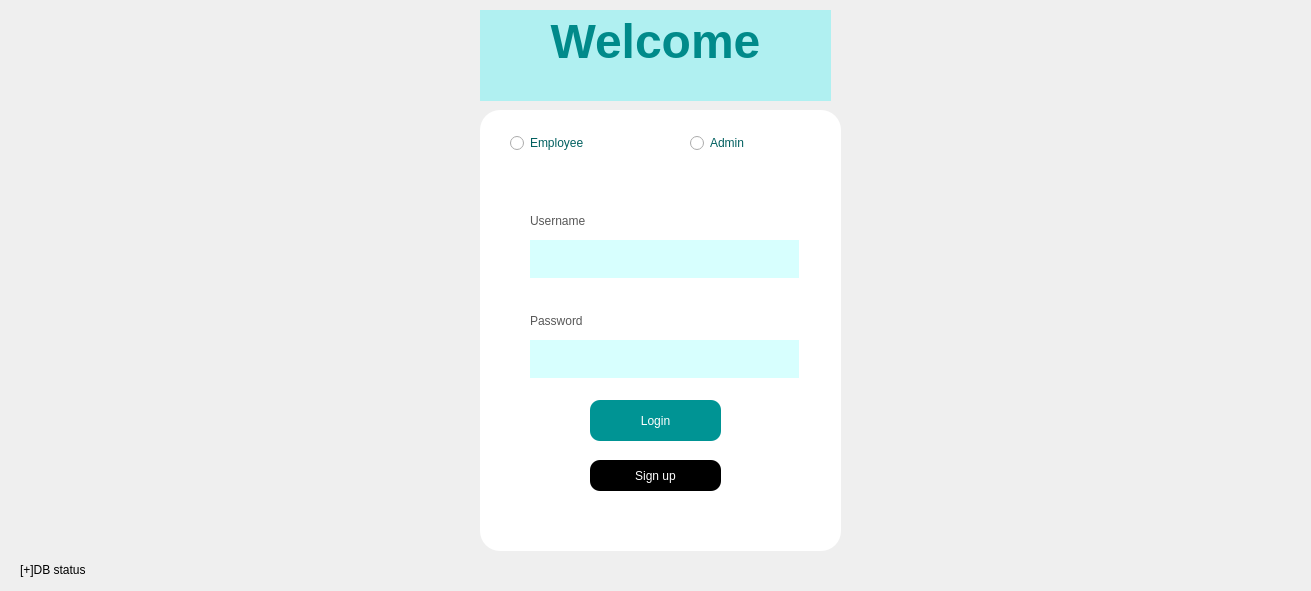
<?xml version="1.0" encoding="UTF-8"?>
<ui version="4.0">
 <class>login</class>
 <widget class="QWidget" name="login">
  <property name="geometry">
   <rect>
    <x>0</x>
    <y>0</y>
    <width>1311</width>
    <height>591</height>
   </rect>
  </property>
  <property name="windowTitle">
   <string>Form</string>
  </property>
  <widget class="QLabel" name="main_label">
   <property name="geometry">
    <rect>
     <x>0</x>
     <y>-10</y>
     <width>1311</width>
     <height>601</height>
    </rect>
   </property>
   <property name="styleSheet">
    <string notr="true">background-image: url(&quot;/home/boi/Projects/C++/Uni/Pos/img/bg&quot;);</string>
   </property>
   <property name="text">
    <string/>
   </property>
   <property name="pixmap">
    <pixmap>:/bg_image/pos_bg.png</pixmap>
   </property>
   <property name="scaledContents">
    <bool>true</bool>
   </property>
  </widget>
  <widget class="QTextBrowser" name="textBrowser_welcome">
   <property name="geometry">
    <rect>
     <x>480</x>
     <y>10</y>
     <width>351</width>
     <height>91</height>
    </rect>
   </property>
   <property name="styleSheet">
    <string notr="true">background-color: rgb(176, 240, 241);</string>
   </property>
   <property name="frameShape">
    <enum>QFrame::Shape::NoFrame</enum>
   </property>
   <property name="html">
    <string>&lt;!DOCTYPE HTML PUBLIC &quot;-//W3C//DTD HTML 4.0//EN&quot; &quot;http://www.w3.org/TR/REC-html40/strict.dtd&quot;&gt;
&lt;html&gt;&lt;head&gt;&lt;meta name=&quot;qrichtext&quot; content=&quot;1&quot; /&gt;&lt;meta charset=&quot;utf-8&quot; /&gt;&lt;style type=&quot;text/css&quot;&gt;
p, li { white-space: pre-wrap; }
hr { height: 1px; border-width: 0; }
li.unchecked::marker { content: &quot;\2610&quot;; }
li.checked::marker { content: &quot;\2612&quot;; }
&lt;/style&gt;&lt;/head&gt;&lt;body style=&quot; font-family:'Noto Sans'; font-size:10pt; font-weight:400; font-style:normal;&quot;&gt;
&lt;p align=&quot;center&quot; style=&quot; margin-top:0px; margin-bottom:0px; margin-left:0px; margin-right:0px; -qt-block-indent:0; text-indent:0px;&quot;&gt;&lt;span style=&quot; font-family:'Segoe UI'; font-size:36pt; font-weight:700; color:#008a8a;&quot;&gt;Welcome&lt;/span&gt;&lt;/p&gt;&lt;/body&gt;&lt;/html&gt;</string>
   </property>
  </widget>
  <widget class="QLabel" name="label_status">
   <property name="geometry">
    <rect>
     <x>20</x>
     <y>560</y>
     <width>251</width>
     <height>20</height>
    </rect>
   </property>
   <property name="styleSheet">
    <string notr="true">color: rgb(0, 0, 0);</string>
   </property>
   <property name="text">
    <string>[+]DB status</string>
   </property>
  </widget>
  <widget class="QGroupBox" name="groupBox">
   <property name="geometry">
    <rect>
     <x>480</x>
     <y>110</y>
     <width>361</width>
     <height>441</height>
    </rect>
   </property>
   <property name="styleSheet">
    <string notr="true">background-color: rgb(255, 255, 255);
color: rgb(0, 0, 0);
border:none;
border-top-left-radius :20px;
border-top-right-radius : 20px; 
border-bottom-left-radius : 20px; 
border-bottom-right-radius : 20px</string>
   </property>
   <property name="title">
    <string/>
   </property>
   <widget class="QPushButton" name="pushButton_signup">
    <property name="geometry">
     <rect>
      <x>110</x>
      <y>350</y>
      <width>131</width>
      <height>31</height>
     </rect>
    </property>
    <property name="styleSheet">
     <string notr="true">color: rgb(255, 255, 255);
background-color: rgb(0, 0, 0);
font: 700 11pt &quot;Segoe UI&quot;;
border: none;
border-top-left-radius :10px;
border-top-right-radius : 10px; 
border-bottom-left-radius : 10px; 
border-bottom-right-radius : 10px</string>
    </property>
    <property name="text">
     <string>Sign up</string>
    </property>
   </widget>
   <widget class="QPushButton" name="pushButton_login">
    <property name="geometry">
     <rect>
      <x>110</x>
      <y>290</y>
      <width>131</width>
      <height>41</height>
     </rect>
    </property>
    <property name="styleSheet">
     <string notr="true">background-color: rgb(0, 148, 148);
font: 700 12pt &quot;Segoe UI&quot;;
color: rgb(255, 255, 255);
border:none;
border-top-left-radius :10px;
border-top-right-radius : 10px; 
border-bottom-left-radius : 10px; 
border-bottom-right-radius : 10px</string>
    </property>
    <property name="text">
     <string>Login</string>
    </property>
   </widget>
   <widget class="QLabel" name="label_password">
    <property name="geometry">
     <rect>
      <x>50</x>
      <y>200</y>
      <width>269</width>
      <height>21</height>
     </rect>
    </property>
    <property name="styleSheet">
     <string notr="true">font: 13pt &quot;Segoe UI&quot;;
color: rgb(0, 0, 0);
color: rgb(88, 88, 88);</string>
    </property>
    <property name="text">
     <string>Password</string>
    </property>
   </widget>
   <widget class="QLabel" name="label_username">
    <property name="geometry">
     <rect>
      <x>50</x>
      <y>100</y>
      <width>269</width>
      <height>21</height>
     </rect>
    </property>
    <property name="styleSheet">
     <string notr="true">font: 13pt &quot;Segoe UI&quot;;
color: rgb(0, 0, 0);
color: rgb(88, 88, 88);</string>
    </property>
    <property name="text">
     <string>Username</string>
    </property>
   </widget>
   <widget class="QRadioButton" name="radioButton_employee">
    <property name="geometry">
     <rect>
      <x>30</x>
      <y>20</y>
      <width>131</width>
      <height>26</height>
     </rect>
    </property>
    <property name="styleSheet">
     <string notr="true">color: rgb(0, 95, 95);
font: 700 12pt &quot;Segoe UI&quot;;</string>
    </property>
    <property name="text">
     <string>Employee</string>
    </property>
   </widget>
   <widget class="QRadioButton" name="radioButton_admin">
    <property name="geometry">
     <rect>
      <x>210</x>
      <y>20</y>
      <width>131</width>
      <height>26</height>
     </rect>
    </property>
    <property name="styleSheet">
     <string notr="true">color: rgb(0, 95, 95);
font: 700 12pt &quot;Segoe UI&quot;;</string>
    </property>
    <property name="text">
     <string>Admin</string>
    </property>
   </widget>
   <widget class="QLineEdit" name="lineEdit_password">
    <property name="geometry">
     <rect>
      <x>50</x>
      <y>230</y>
      <width>269</width>
      <height>38</height>
     </rect>
    </property>
    <property name="styleSheet">
     <string notr="true">background-color: rgb(255, 255, 255);
color: rgb(0, 0, 0);
font: 13pt &quot;Segoe UI&quot;;
background-color: rgb(215, 255, 254);</string>
    </property>
    <property name="echoMode">
     <enum>QLineEdit::EchoMode::Password</enum>
    </property>
   </widget>
   <widget class="QLineEdit" name="lineEdit_username">
    <property name="geometry">
     <rect>
      <x>50</x>
      <y>130</y>
      <width>269</width>
      <height>38</height>
     </rect>
    </property>
    <property name="styleSheet">
     <string notr="true">background-color: rgb(255, 255, 255);
color: rgb(0, 0, 0);
font: 13pt &quot;Segoe UI&quot;;
background-color: rgb(215, 255, 254);</string>
    </property>
   </widget>
  </widget>
 </widget>
 <resources/>
 <connections/>
</ui>
